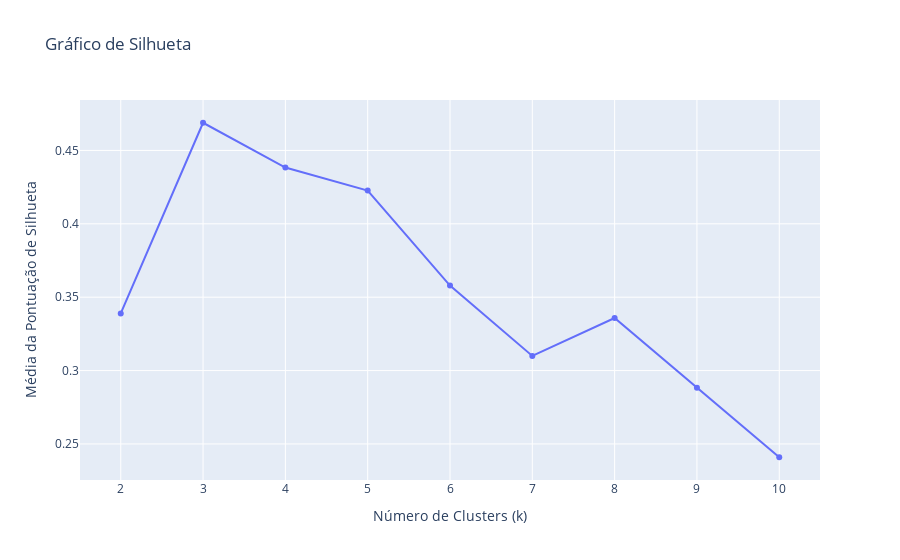

Notebook code cell kept with this figure:
### Markdown cell above
### Gráfico de Silhueta

### Code cell
# Definindo o intervalo de valores de k a serem testados
k_values = range(2, 11)
silhouette_avg_values = []

# Calculando a média da pontuação de silhueta para cada valor de k
for k in k_values:
    kmeans = KMeans(n_clusters=k, random_state=0)
    cluster_labels = kmeans.fit_predict(df_normalizado)
    silhouette_avg = silhouette_score(df_normalizado, cluster_labels)
    silhouette_avg_values.append(silhouette_avg)

# Criando um DataFrame com os resultados
df_silhouette = pd.DataFrame({'k': k_values, 'silhouette_avg': silhouette_avg_values})

# Criando o gráfico de silhueta
fig = px.line(df_silhouette, x='k', y='silhouette_avg', title='Gráfico de Silhueta', markers=True)
fig.update_layout(xaxis_title='Número de Clusters (k)', yaxis_title='Média da Pontuação de Silhueta')

# Exibindo o gráfico
fig.show()

### Figure 1 — Plotly figure (JSON) as saved in the notebook; plotly's stock layout.template omitted (floating-point values rounded to 4 significant figures)
{"data": [{"hovertemplate": "k=%{x}<br>silhouette_avg=%{y}<extra></extra>", "legendgroup": "", "line": {"color": "#636efa", "dash": "solid"}, "marker": {"symbol": "circle"}, "mode": "lines+markers", "name": "", "orientation": "v", "showlegend": false, "type": "scatter", "x": [2, 3, 4, 5, 6, 7, 8, 9, 10], "xaxis": "x", "y": [0.3389, 0.4689, 0.4383, 0.4227, 0.3579, 0.31, 0.3358, 0.2883, 0.2409], "yaxis": "y"}], "layout": {"legend": {"tracegroupgap": 0}, "title": {"text": "Gráfico de Silhueta"}, "xaxis": {"anchor": "y", "domain": [0, 1], "title": {"text": "Número de Clusters (k)"}}, "yaxis": {"anchor": "x", "domain": [0, 1], "title": {"text": "Média da Pontuação de Silhueta"}}}}
